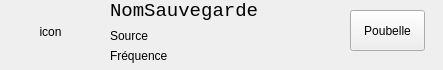
<?xml version="1.0" encoding="UTF-8"?>
<ui version="4.0">
 <class>BackupWidget</class>
 <widget class="QWidget" name="BackupWidget">
  <property name="geometry">
   <rect>
    <x>0</x>
    <y>0</y>
    <width>443</width>
    <height>70</height>
   </rect>
  </property>
  <property name="windowTitle">
   <string>Form</string>
  </property>
  <widget class="QLabel" name="label">
   <property name="geometry">
    <rect>
     <x>0</x>
     <y>0</y>
     <width>101</width>
     <height>63</height>
    </rect>
   </property>
   <property name="text">
    <string>icon</string>
   </property>
   <property name="alignment">
    <set>Qt::AlignCenter</set>
   </property>
  </widget>
  <widget class="QPushButton" name="trashButton">
   <property name="geometry">
    <rect>
     <x>350</x>
     <y>10</y>
     <width>75</width>
     <height>41</height>
    </rect>
   </property>
   <property name="text">
    <string>Poubelle</string>
   </property>
  </widget>
  <widget class="QWidget" name="">
   <property name="geometry">
    <rect>
     <x>110</x>
     <y>0</y>
     <width>231</width>
     <height>63</height>
    </rect>
   </property>
   <layout class="QVBoxLayout" name="verticalLayout">
    <item>
     <widget class="QLabel" name="BackupName">
      <property name="font">
       <font>
        <family>Monospace</family>
        <pointsize>14</pointsize>
       </font>
      </property>
      <property name="text">
       <string>NomSauvegarde</string>
      </property>
     </widget>
    </item>
    <item>
     <widget class="QLabel" name="BackupSource">
      <property name="lineWidth">
       <number>1</number>
      </property>
      <property name="text">
       <string>Source</string>
      </property>
     </widget>
    </item>
    <item>
     <widget class="QLabel" name="BackupCible">
      <property name="text">
       <string>Fréquence</string>
      </property>
     </widget>
    </item>
   </layout>
  </widget>
 </widget>
 <resources/>
 <connections/>
</ui>
